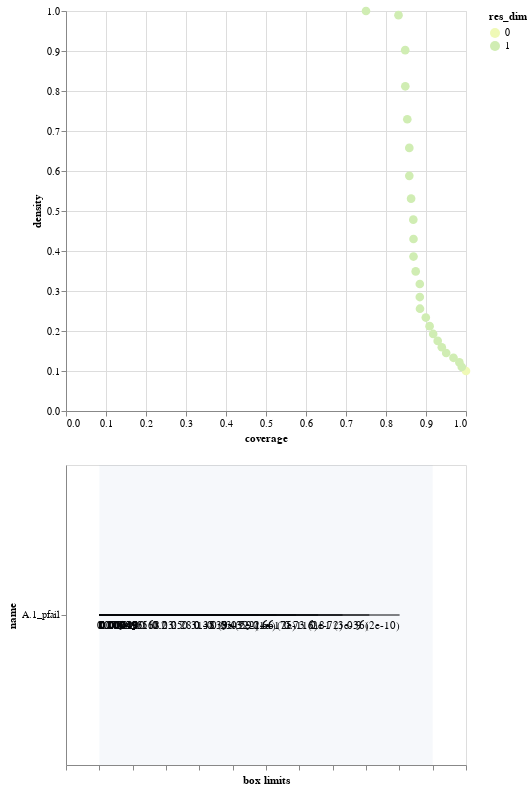

Notebook code cell kept with this figure:
### Code cell
outcomes_interest = outcomes_df['END'] > np.percentile(outcomes_df['END'],90)
outcomes_interest

prim_alg = prim.Prim(experiments, outcomes_interest, threshold=0.7, peel_alpha=0.1)
box1 = prim_alg.find_box()
box1.inspect_tradeoff()

### Figure 1 — Vega-Lite specification as saved in the notebook (floating-point values rounded to 4 significant figures)
{"$schema": "https://vega.github.io/schema/vega-lite/v3.4.0.json", "config": {"mark": {"tooltip": null}, "view": {"height": 300, "width": 400}}, "datasets": {"data-0a784f96e624c90c4390abe2d0a24a61": [{"id": 1, "maximum": 0.9995, "minimum": 0.0004883, "name": "A.1_pfail", "qp_lower": -1, "qp_upper": 2.33e-10, "x1": 0.0004883, "x2": 0.9004}, {"id": 2, "maximum": 0.9995, "minimum": 0.0004883, "name": "A.1_pfail", "qp_lower": -1, "qp_upper": 3.286e-36, "x1": 0.0004883, "x2": 0.8096}, {"id": 3, "maximum": 0.9995, "minimum": 0.0004883, "name": "A.1_pfail", "qp_lower": -1, "qp_upper": 2.268e-72, "x1": 0.0004883, "x2": 0.7295}, {"id": 4, "maximum": 0.9995, "minimum": 0.0004883, "name": "A.1_pfail", "qp_lower": -1, "qp_upper": 1.505e-116, "x1": 0.0004883, "x2": 0.6562}, {"id": 5, "maximum": 0.9995, "minimum": 0.0004883, "name": "A.1_pfail", "qp_lower": -1, "qp_upper": 1.166e-175, "x1": 0.0004883, "x2": 0.5898}, {"id": 6, "maximum": 0.9995, "minimum": 0.0004883, "name": "A.1_pfail", "qp_lower": -1, "qp_upper": 1.655e-244, "x1": 0.0004883, "x2": 0.5312}, {"id": 7, "maximum": 0.9995, "minimum": 0.0004883, "name": "A.1_pfail", "qp_lower": -1, "qp_upper": 3e-322, "x1": 0.0004883, "x2": 0.4775}, {"id": 8, "maximum": 0.9995, "minimum": 0.0004883, "name": "A.1_pfail", "qp_lower": -1, "qp_upper": 0, "x1": 0.0004883, "x2": 0.4287}, {"id": 9, "maximum": 0.9995, "minimum": 0.0004883, "name": "A.1_pfail", "qp_lower": -1, "qp_upper": 0, "x1": 0.0004883, "x2": 0.3857}, {"id": 10, "maximum": 0.9995, "minimum": 0.0004883, "name": "A.1_pfail", "qp_lower": -1, "qp_upper": 0, "x1": 0.0004883, "x2": 0.3467}, {"id": 11, "maximum": 0.9995, "minimum": 0.0004883, "name": "A.1_pfail", "qp_lower": -1, "qp_upper": 0, "x1": 0.0004883, "x2": 0.3105}, {"id": 12, "maximum": 0.9995, "minimum": 0.0004883, "name": "A.1_pfail", "qp_lower": -1, "qp_upper": 0, "x1": 0.0004883, "x2": 0.2793}, {"id": 13, "maximum": 0.9995, "minimum": 0.0004883, "name": "A.1_pfail", "qp_lower": -1, "qp_upper": 0, "x1": 0.0004883, "x2": 0.251}, {"id": 14, "maximum": 0.9995, "minimum": 0.0004883, "name": "A.1_pfail", "qp_lower": -1, "qp_upper": 0, "x1": 0.0004883, "x2": 0.2256}, {"id": 15, "maximum": 0.9995, "minimum": 0.0004883, "name": "A.1_pfail", "qp_lower": -1, "qp_upper": 0, "x1": 0.0004883, "x2": 0.2021}, {"id": 16, "maximum": 0.9995, "minimum": 0.0004883, "name": "A.1_pfail", "qp_lower": -1, "qp_upper": 0, "x1": 0.0004883, "x2": 0.1816}, {"id": 17, "maximum": 0.9995, "minimum": 0.0004883, "name": "A.1_pfail", "qp_lower": -1, "qp_upper": 0, "x1": 0.0004883, "x2": 0.1641}, {"id": 18, "maximum": 0.9995, "minimum": 0.0004883, "name": "A.1_pfail", "qp_lower": -1, "qp_upper": 0, "x1": 0.0004883, "x2": 0.1465}, {"id": 19, "maximum": 0.9995, "minimum": 0.0004883, "name": "A.1_pfail", "qp_lower": -1, "qp_upper": 0, "x1": 0.0004883, "x2": 0.1309}, {"id": 20, "maximum": 0.9995, "minimum": 0.0004883, "name": "A.1_pfail", "qp_lower": -1, "qp_upper": 0, "x1": 0.0004883, "x2": 0.1172}, {"id": 21, "maximum": 0.9995, "minimum": 0.0004883, "name": "A.1_pfail", "qp_lower": -1, "qp_upper": 0, "x1": 0.0004883, "x2": 0.1055}, {"id": 22, "maximum": 0.9995, "minimum": 0.0004883, "name": "A.1_pfail", "qp_lower": -1, "qp_upper": 0, "x1": 0.0004883, "x2": 0.09473}, {"id": 23, "maximum": 0.9995, "minimum": 0.0004883, "name": "A.1_pfail", "qp_lower": -1, "qp_upper": 0, "x1": 0.0004883, "x2": 0.08398}, {"id": 24, "maximum": 0.9995, "minimum": 0.0004883, "name": "A.1_pfail", "qp_lower": -1, "qp_upper": 0, "x1": 0.0004883, "x2": 0.07544}], "data-6930bcacb34237d9b2ce30c82edd22a2": [{"coverage": 1, "density": 0.1, "id": 0, "mass": 1, "mean": 0.1, "res_dim": 0}, {"coverage": 0.9895, "density": 0.11, "id": 1, "mass": 0.8995, "mean": 0.11, "res_dim": 1}, {"coverage": 0.9835, "density": 0.1215, "id": 2, "mass": 0.8095, "mean": 0.1215, "res_dim": 1}, {"coverage": 0.9688, "density": 0.133, "id": 3, "mass": 0.7285, "mean": 0.133, "res_dim": 1}, {"coverage": 0.9505, "density": 0.145, "id": 4, "mass": 0.6555, "mean": 0.145, "res_dim": 1}, {"coverage": 0.9395, "density": 0.1594, "id": 5, "mass": 0.5895, "mean": 0.1594, "res_dim": 1}, {"coverage": 0.9293, "density": 0.1752, "id": 6, "mass": 0.5305, "mean": 0.1752, "res_dim": 1}, {"coverage": 0.918, "density": 0.1927, "id": 7, "mass": 0.4765, "mean": 0.1927, "res_dim": 1}, {"coverage": 0.909, "density": 0.2121, "id": 8, "mass": 0.4285, "mean": 0.2121, "res_dim": 1}, {"coverage": 0.8995, "density": 0.2336, "id": 9, "mass": 0.385, "mean": 0.2336, "res_dim": 1}, {"coverage": 0.885, "density": 0.2558, "id": 10, "mass": 0.346, "mean": 0.2558, "res_dim": 1}, {"coverage": 0.8845, "density": 0.2849, "id": 11, "mass": 0.3105, "mean": 0.2849, "res_dim": 1}, {"coverage": 0.8845, "density": 0.3176, "id": 12, "mass": 0.2785, "mean": 0.3176, "res_dim": 1}, {"coverage": 0.8742, "density": 0.349, "id": 13, "mass": 0.2505, "mean": 0.349, "res_dim": 1}, {"coverage": 0.8688, "density": 0.3861, "id": 14, "mass": 0.225, "mean": 0.3861, "res_dim": 1}, {"coverage": 0.8688, "density": 0.4301, "id": 15, "mass": 0.202, "mean": 0.4301, "res_dim": 1}, {"coverage": 0.8682, "density": 0.4784, "id": 16, "mass": 0.1815, "mean": 0.4784, "res_dim": 1}, {"coverage": 0.8628, "density": 0.5309, "id": 17, "mass": 0.1625, "mean": 0.5309, "res_dim": 1}, {"coverage": 0.8582, "density": 0.5878, "id": 18, "mass": 0.146, "mean": 0.5878, "res_dim": 1}, {"coverage": 0.8582, "density": 0.6577, "id": 19, "mass": 0.1305, "mean": 0.6577, "res_dim": 1}, {"coverage": 0.8532, "density": 0.7293, "id": 20, "mass": 0.117, "mean": 0.7293, "res_dim": 1}, {"coverage": 0.8482, "density": 0.8117, "id": 21, "mass": 0.1045, "mean": 0.8117, "res_dim": 1}, {"coverage": 0.848, "density": 0.9021, "id": 22, "mass": 0.094, "mean": 0.9021, "res_dim": 1}, {"coverage": 0.8313, "density": 0.9896, "id": 23, "mass": 0.084, "mean": 0.9896, "res_dim": 1}, {"coverage": 0.75, "density": 1, "id": 24, "mass": 0.075, "mean": 1, "res_dim": 1}], "data-bb8d07f6df3d47a6a475317795287b23": [{"end": 1, "start": 0}], "data-d751713988987e9331980363e24189ce": []}, "vconcat": [{"data": {"name": "data-6930bcacb34237d9b2ce30c82edd22a2"}, "encoding": {"color": {"field": "res_dim", "scale": {"range": ["#eff9b6", "#d0edb3", "#97d6b9", "#5dc0c0", "#31a5c2", "#1f80b8", "#2354a3", "#21318d"]}, "type": "ordinal"}, "opacity": {"condition": {"selection": "selector002", "value": 1}, "value": 0.4}, "tooltip": [{"field": "id", "type": "ordinal"}, {"field": "coverage", "format": ".2", "type": "quantitative"}, {"field": "density", "format": ".2", "type": "quantitative"}, {"field": "res_dim", "type": "ordinal"}], "x": {"field": "coverage", "type": "quantitative"}, "y": {"field": "density", "type": "quantitative"}}, "height": 400, "mark": {"size": 75, "type": "circle"}, "selection": {"selector002": {"fields": ["id"], "type": "single"}}, "width": 400}, {"layer": [{"data": {"name": "data-0a784f96e624c90c4390abe2d0a24a61"}, "encoding": {"x": {"axis": {"grid": false, "labels": false, "title": "box limits"}, "field": "x_lower", "scale": {"domain": [0, 1], "padding": 0.1}, "type": "quantitative"}, "x2": {"field": "x_upper"}, "y": {"field": "name", "scale": {"padding": 1}, "type": "nominal"}}, "mark": "rule", "transform": [{"as": "x_lower", "calculate": "(datum.x1-datum.minimum)/(datum.maximum-datum.minimum)"}, {"as": "x_upper", "calculate": "(datum.x2-datum.minimum)/(datum.maximum-datum.minimum)"}, {"filter": {"selection": "selector002"}}], "width": 400}, {"data": {"name": "data-0a784f96e624c90c4390abe2d0a24a61"}, "encoding": {"text": {"field": "text", "type": "ordinal"}, "x": {"axis": {"grid": false, "labels": false, "title": "box limits"}, "field": "x_lower", "scale": {"domain": [0, 1], "padding": 0.1}, "type": "quantitative"}, "x2": {"field": "x_upper"}, "y": {"field": "name", "scale": {"padding": 1}, "type": "nominal"}}, "mark": {"align": "left", "baseline": "top", "dy": 5, "type": "text"}, "transform": [{"as": "x_lower", "calculate": "(datum.x1-datum.minimum)/(datum.maximum-datum.minimum)"}, {"as": "x_upper", "calculate": "(datum.x2-datum.minimum)/(datum.maximum-datum.minimum)"}, {"filter": {"selection": "selector002"}}, {"as": "text", "calculate": "datum.qp_lower>0?format(datum.x1, \".2\")+\" (\"+format(datum.qp_lower, \".1~g\")+\")\" :format(datum.x1, \".2\")"}], "width": 400}, {"data": {"name": "data-0a784f96e624c90c4390abe2d0a24a61"}, "encoding": {"text": {"field": "text", "type": "ordinal"}, "x": {"field": "x_upper", "type": "quantitative"}, "x2": {"field": "x_upper"}, "y": {"field": "name", "scale": {"padding": 1}, "type": "nominal"}}, "mark": {"align": "right", "baseline": "top", "dy": 5, "type": "text"}, "transform": [{"as": "x_lower", "calculate": "(datum.x1-datum.minimum)/(datum.maximum-datum.minimum)"}, {"as": "x_upper", "calculate": "(datum.x2-datum.minimum)/(datum.maximum-datum.minimum)"}, {"filter": {"selection": "selector002"}}, {"as": "text", "calculate": "datum.qp_upper>0?format(datum.x2, \".2\")+\" (\"+format(datum.qp_upper, \".1\")+\")\" :format(datum.x2, \".2\")"}], "width": 400}, {"data": {"name": "data-bb8d07f6df3d47a6a475317795287b23"}, "encoding": {"x": {"field": "start", "type": "quantitative"}, "x2": {"field": "end"}}, "mark": {"opacity": 0.05, "type": "rect"}}, {"data": {"name": "data-d751713988987e9331980363e24189ce"}, "encoding": {"x": {"field": "x", "type": "quantitative"}, "y": {"field": "name", "type": "nominal"}}, "mark": "point", "transform": [{"filter": {"selection": "selector002"}}], "width": 400}, {"data": {"name": "data-d751713988987e9331980363e24189ce"}, "encoding": {"text": {"field": "item", "type": "nominal"}, "x": {"field": "x", "type": "quantitative"}, "y": {"field": "name", "type": "nominal"}}, "mark": {"align": "center", "baseline": "top", "dy": 5, "type": "text"}, "transform": [{"filter": {"selection": "selector002"}}], "width": 400}]}]}
